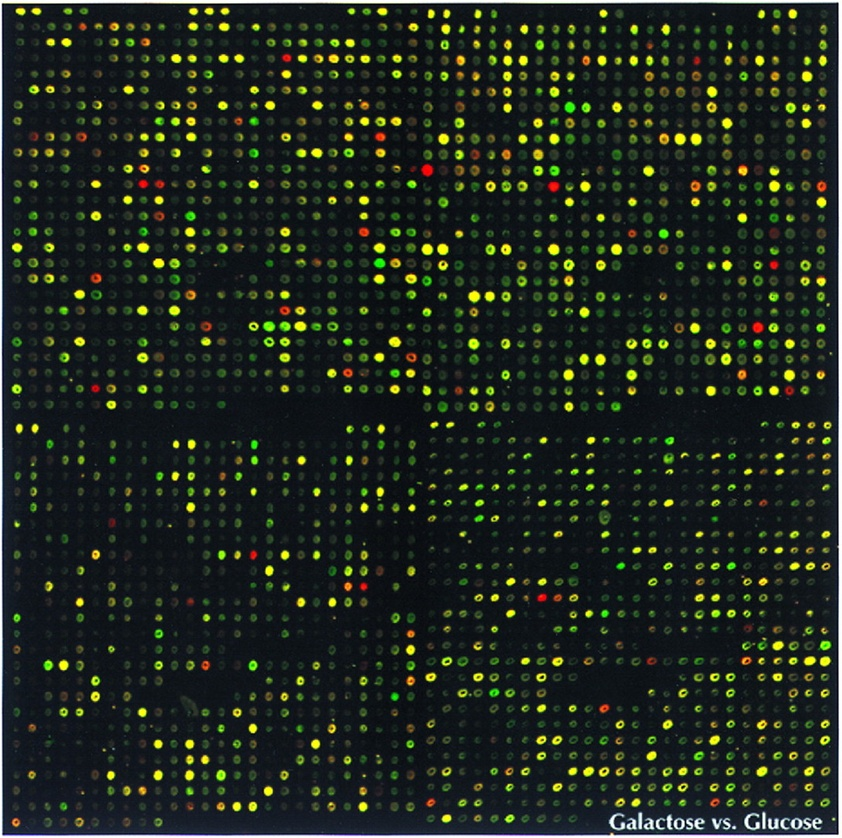
#> input picture images/microarray.jpg, 842 x 838 px, shrunk from 1088 x 1084 before the run, found by its file name
$ jupyter execute --allow-errors adv2_microarray.ipynb   (shell and % lines are left out)
#> lines starting #> are read from the running program, lines starting #| are printed output that depends on the picture; after the words box and inside, x2 and y2 are one past the last pixel; in counts of white or black regions, pixels touching at a corner belong together; long printed decimals are rounded
[cell 1]
from __future__ import division, print_function

# DNA microarray processing

### Data in this example

*Yeast microarrays for genome wide parallel genetic and gene
expression analysis*

Two-color fluorescent scan of a yeast microarray containing 2,479 elements
(ORFs). The center-to-center distance between elements is 345 μm. A probe
mixture consisting of cDNA from yeast extract/peptone (YEP) galactose (green
pseudocolor) and YEP glucose (red pseudocolor) grown yeast cultures was
hybridized to the array. Intensity per element corresponds to ORF expression,
and pseudocolor per element corresponds to relative ORF expression between the
two cultures.

by Deval A. Lashkari, http://www.pnas.org/content/94/24/13057/F1.expansion

<div style="clear: both;"></div>
<br/>
Learn more about microarrays:

- [Tutorial on how to analyze microarray data](http://www.hhmi.org/biointeractive/how-analyze-dna-microarray-data)
- [Complementary DNA](http://en.wikipedia.org/wiki/Complementary_DNA)

More example data:

- [MicroArray Genome Imaging & Clustering Tool](http://www.bio.davidson.edu/projects/MAGIC/MAGIC.html) by Laurie Heyer & team, Davidson College

[cell 2]
import matplotlib.pyplot as plt

import numpy as np

from skimage import io, img_as_float

[cell 3]
microarray = io.imread('../images/microarray.jpg')
#> microarray is the input picture: shape (838, 842, 3); mean R, G, B 31.9, 39.7, 30.6

# Scale between zero and one
microarray = img_as_float(microarray)

plt.figure(figsize=(10, 5))
plt.imshow(microarray[:500, :1000], cmap='gray', interpolation='nearest');
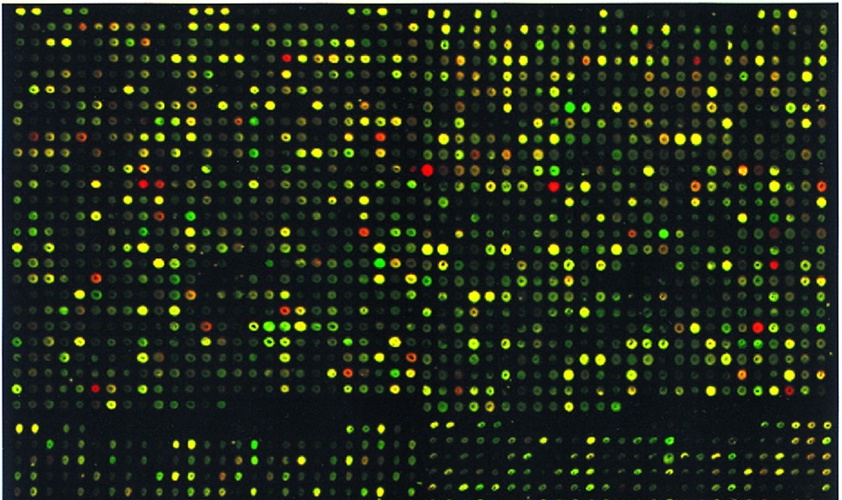
#> shown: shape (500, 842, 3) float64; mean R, G, B 0.127, 0.159, 0.112

[cell 4]
from skimage import color
f, (ax0, ax1) = plt.subplots(1, 2, figsize=(15, 10))

red = microarray[..., 0]
green = microarray[..., 1]

red_rgb = np.zeros_like(microarray)
red_rgb[..., 0] = red

green_rgb = np.zeros_like(microarray)
green_rgb[..., 1] = green
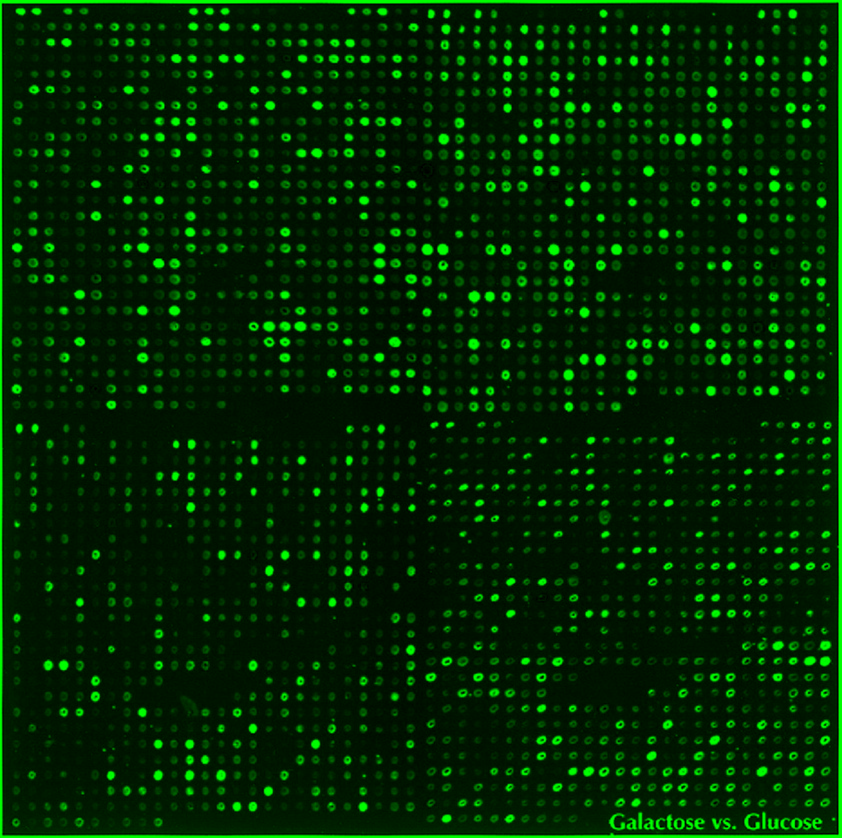
#> green_rgb: shape (838, 842, 3) float64; mean of channels 0, 1, 2 0, 0.156, 0; drawn as R, G, B

ax0.imshow(green_rgb, interpolation='nearest')
ax1.imshow(red_rgb, interpolation='nearest')
plt.suptitle('\n\nPseudocolor plots of red and green channels', fontsize=16);

[cell 5]
from skimage import filter as filters

mask = (green > 0.1)
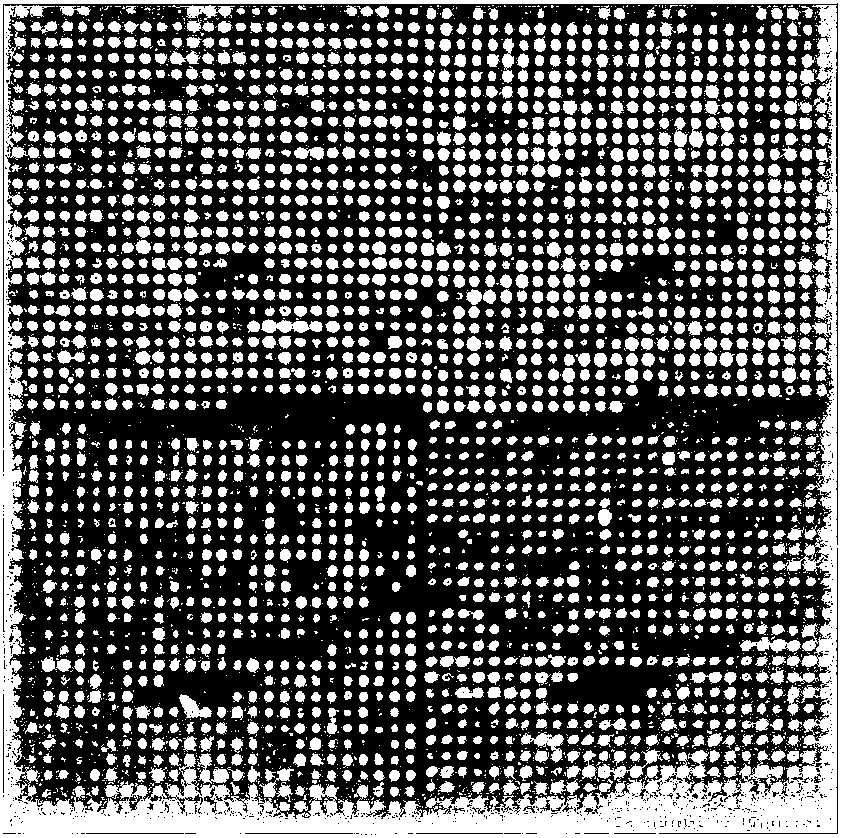
#> mask: shape (838, 842) bool; 35.5% white; 4582 white regions (2473 under 20 px), largest, box (x1, y1, x2, y2) and area: (0, 0, 842, 838) 67992, (597, 747, 663, 782) 591, (261, 319, 323, 333) 586
plt.imshow(mask[:1000, :1000], cmap='gray');

[cell 6]
z = red.copy()
z /= green
z[~mask] = 0
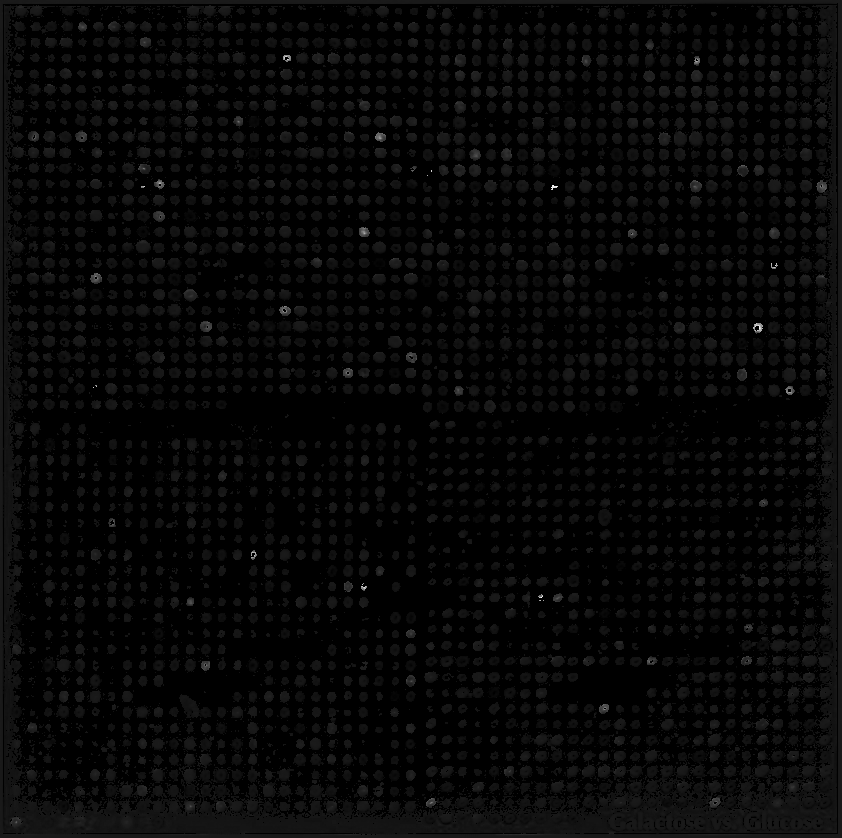
#> z: shape (838, 842) float64; min 0, max 9.77, mean 0.277; drawn with min black and max white

print(z.min(), z.max())
#| 0.0 9.769

plt.imshow(z[:500, :500], cmap=plt.cm.gray, vmin=0, vmax=2);

### Locating the grid

[cell 7]
both = (green + red)
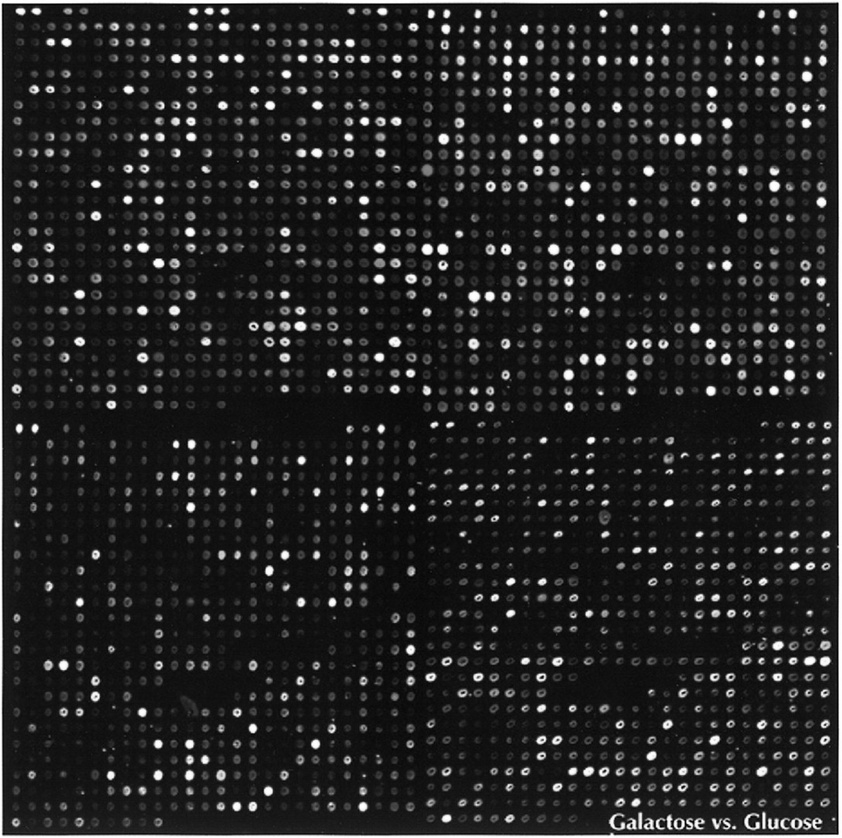
#> both: shape (838, 842) float64; min 0, max 2, mean 0.281; drawn with min black and max white

plt.imshow(both, cmap='gray');

[cell 8]
from skimage import feature

sum_down_columns = both.sum(axis=0)
#> sum_down_columns = 842 values, max 1668.4 at index 841, min 44.91 at index 837, mean 235.6
sum_across_rows = both.sum(axis=1)
#> sum_across_rows = 838 values, max 1676 at index 0, min 33.99 at index 4, mean 236.7

dips_columns = feature.peak_local_max(sum_down_columns.max() - sum_down_columns)
#> dips_columns = 62 values, max 837 at index 0, min 3 at index 1, mean 396.3
dips_columns = dips_columns.ravel()

M = len(dips_columns)
#> M = 62
column_distance = np.mean(np.diff(dips_columns))
#> column_distance = -0.082

dips_rows = feature.peak_local_max(sum_across_rows.max() - sum_across_rows)
#> dips_rows = 72 values, max 833 at index 48, min 4 at index 0, mean 456.9
dips_rows = dips_rows.ravel()

N = len(dips_rows)
#> N = 72
row_distance = np.mean(np.diff(dips_rows))
#> row_distance = 11.51

print('Columns are a mean distance of %.2f apart' % column_distance)
#| Columns are a mean distance of -0.08 apart
print('Rows are a mean distance of %.2f apart' % row_distance)
#| Rows are a mean distance of 11.51 apart

f, (ax0, ax1) = plt.subplots(1, 2, figsize=(15, 5))

ax0.plot(sum_down_columns)
ax0.scatter(dips_columns, sum_down_columns[dips_columns])
ax0.set_xlim(0, 200)
ax0.set_title('Column gaps')

ax1.plot(sum_across_rows)
ax1.scatter(dips_rows, sum_across_rows[dips_rows])
ax1.set_xlim(0, 200)
ax0.set_title('Row gaps');
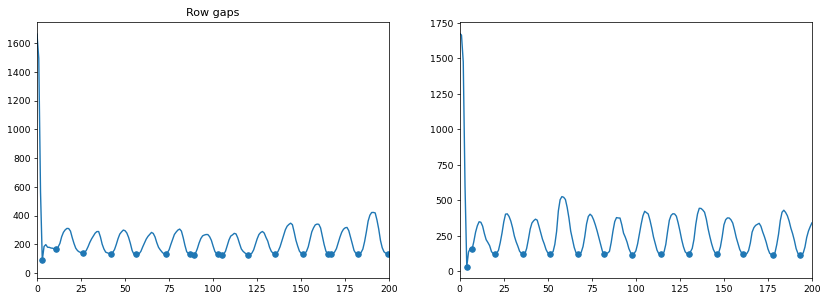
#> figure drawn by matplotlib, 2 panels; panel 1: curve peaks at x = 841, y = 1668.4; panel 2: curve peaks at x = 0, y = 1676

[cell 9]
P, Q = 500, 500

plt.figure(figsize=(15, 10))
plt.imshow(microarray[:P, :Q])

for i in dips_rows[dips_rows < P]:
    plt.plot([0, Q], [i, i], 'm')
#> this loop made 39 passes
#> i on passes 1 to 12: 4, 397, 209, 414, 178, 98, 225, 193, 257, 334, 418, 287

for j in dips_columns[dips_columns < Q]:
    plt.plot([j, j], [0, P], 'm')
#> this loop made 39 passes
#> j on passes 1 to 12: 3, 403, 419, 388, 371, 356, 340, 308, 292, 324, 278, 326

plt.axis('image');
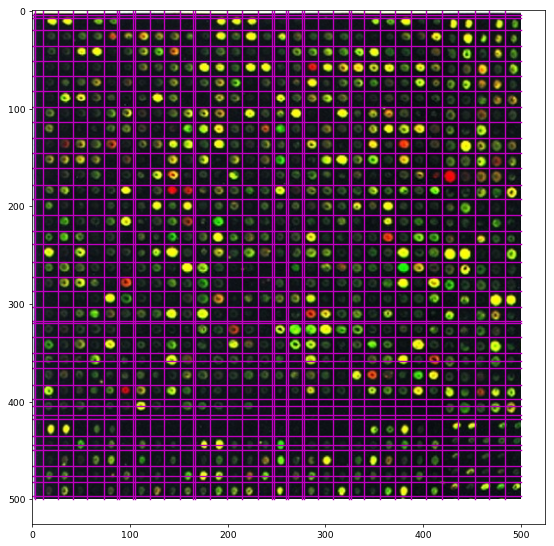
#> figure drawn by matplotlib, 1 panel

[cell 10]
out = np.zeros(microarray.shape[:2])

#> (the rest of this cell did not finish here and is left out)

[cell 11]
f, (ax0, ax1) = plt.subplots(1, 2, figsize=(15, 10))

ax0.imshow(microarray)
ax0.grid(color='magenta', linewidth=1)

ax1.imshow(out, cmap='gray', interpolation='nearest', vmin=0, vmax=3);
ax1.grid(color='magenta', linewidth=1)
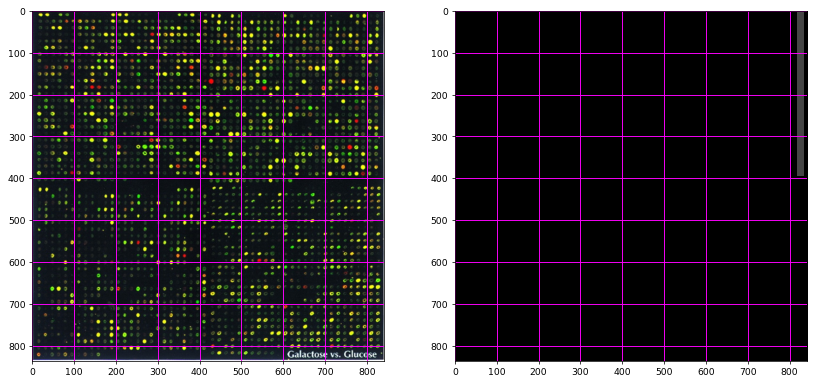
#> figure drawn by matplotlib, 2 panels

### Transform the intensity to spot outliers

[cell 12]
f, (ax0, ax1) = plt.subplots(1, 2, figsize=(15, 10))

ax0.imshow(microarray)
ax0.grid(color='magenta', linewidth=1)

ax1.imshow(np.log(0.5 + out), cmap='gray', interpolation='nearest', vmin=0, vmax=3);
ax1.grid(color='magenta', linewidth=1)
